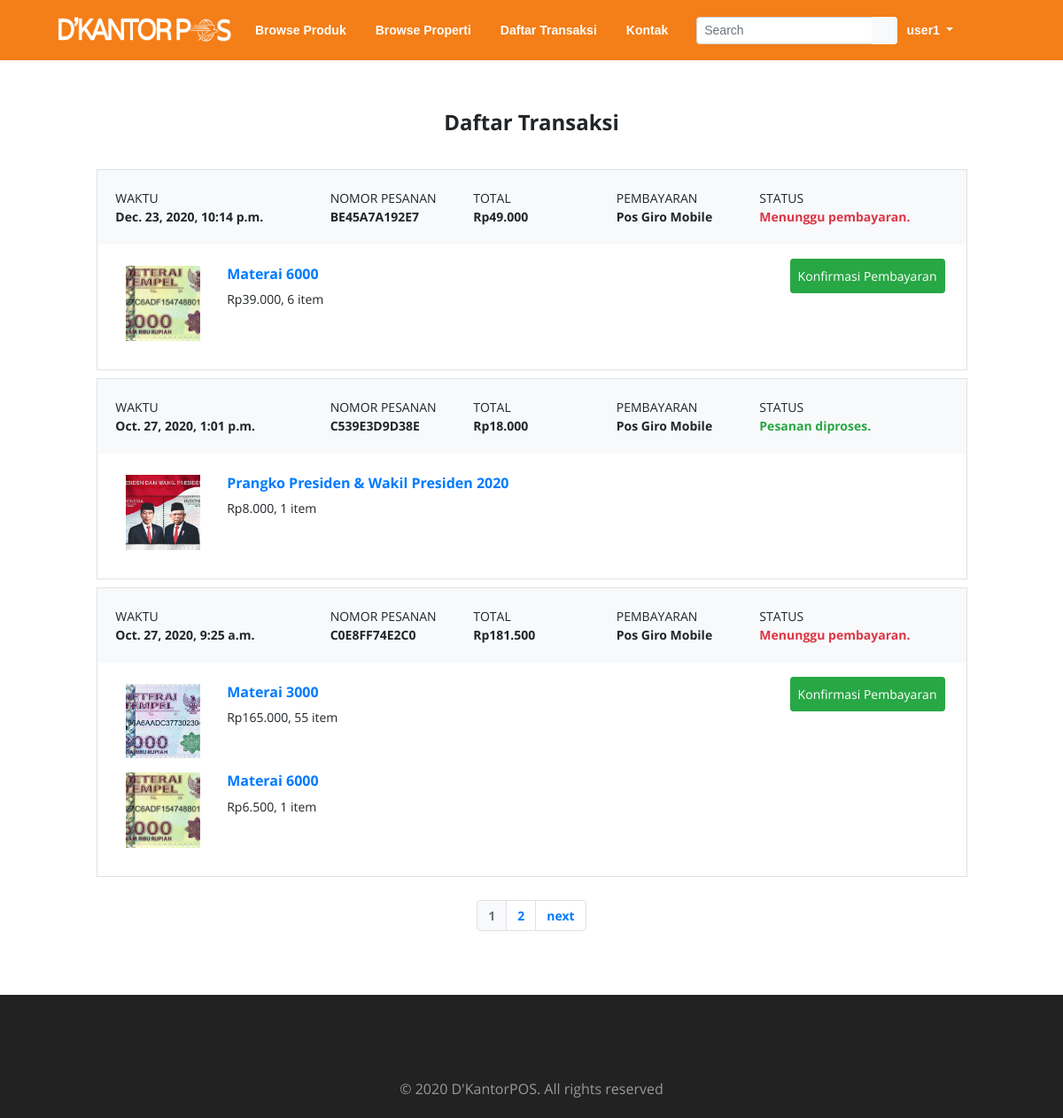
The app's page /daftar-transaksi/ (signed in) with its own data.
### website/models.py (models this page shows, shortened)
class User(AbstractUser):
    id = models.UUIDField(primary_key=True, default=uuid.uuid4, editable=False)
    username = None
    email = CustomEmailField(_('email'), unique=True, max_length=64)
    first_name = models.CharField(_('nama depan'), max_length=64)
    last_name = models.CharField(_('nama belakang'), max_length=64, null=True, blank=True)
    hp = models.CharField(_('hp'), max_length=14)
    password = models.CharField(_('password'), max_length=128)
    created_at = models.DateTimeField(auto_now_add=True)
    keranjang = models.ForeignKey(
        Keranjang,
        default=None,
        on_delete=models.CASCADE,
        null=True
    )
    USERNAME_FIELD = 'email'
    REQUIRED_FIELDS = []
    objects = managers.UserManager()

class Order(models.Model):
    id = models.UUIDField(primary_key=True, default=uuid.uuid4, editable=False)
    kode = models.CharField(max_length=16, unique=True)
    user = models.ForeignKey(
        User,
        on_delete=models.CASCADE
    )
    metode_pembayaran = models.ForeignKey(
        MetodePembayaran,
        on_delete=models.CASCADE
    )
    nama_penerima = models.CharField(max_length=64)
    telepon_penerima = models.CharField(max_length=64)
    alamat_pengiriman = models.CharField(max_length=64)
    subtotal = models.IntegerField()
    ongkos_kirim = models.IntegerField(null=True)
    total = models.IntegerField()
    BELUM_BAYAR = 0
    SUDAH_BAYAR = 1
    SUDAH_VERIFIKASI = 2
    CHOICES = [
        (BELUM_BAYAR, 'Belum dibayar'),
        (SUDAH_BAYAR, 'Sudah dibayar, belum diverfikasi'),
        (SUDAH_VERIFIKASI, 'Sudah diverifikasi'),
    ]
    status_pembayaran = models.IntegerField(
        choices=CHOICES,
        default=BELUM_BAYAR,
    )
    jumlah_item = models.IntegerField(default=0)
    kantorpos = models.ForeignKey(
        Kantorpos,
        on_delete=models.CASCADE
    )
    created_at = models.DateTimeField(auto_now_add=True)
    path_and_rename = PathAndRename("images/bukti_pembayaran")
    help_text = 'Maximum file size allowed is {}MB'.format(IMAGE_SIZE_LIMIT)
    bukti_pembayaran = models.ImageField(upload_to=path_and_rename, null=True, validators=[validate_image], help_text=help_text, )
    uploaded_at = models.DateTimeField(null=True)
    class Meta:
        verbose_name_plural='order'

class MetodePembayaran(models.Model):
    id = models.UUIDField(primary_key=True, default=uuid.uuid4, editable=False)
    nama_metode = models.CharField(max_length=32)
    deskripsi = models.CharField(max_length=128)
    class Meta:
        verbose_name_plural='metode pembayaran'

class DetailOrder(models.Model):
    id = models.UUIDField(primary_key=True, default=uuid.uuid4, editable=False)
    order = models.ForeignKey(
        Order,
        on_delete=models.CASCADE
    )
    produk = models.ForeignKey(
        Produk,
        on_delete=models.CASCADE
    )
    qty = models.IntegerField()
    subtotal = models.IntegerField()
    created_at = models.DateTimeField(auto_now_add=True)

class Produk(models.Model):
    id = models.UUIDField(primary_key=True, default=uuid.uuid4, editable=False)
    is_properti = False
    kategori = models.ForeignKey(
        Kategori,
        on_delete=models.CASCADE
    )
    nama_produk = models.CharField(max_length=64)
    harga = models.IntegerField()
    deskripsi = models.TextField(null=True)
    stok = models.IntegerField()
    path_and_rename = PathAndRename("images/produk")
    help_text = 'Maximum file size allowed is {}MB'.format(IMAGE_SIZE_LIMIT)
    foto = models.ImageField("Foto produk", upload_to=path_and_rename, validators=[validate_image], help_text=help_text)
    created_at = models.DateTimeField(auto_now_add=True)
    updated_at = models.DateTimeField(auto_now=True)
    class Meta:
        verbose_name_plural = 'Produk'

### website/views.py (the view)
# urls.py: path('daftar-transaksi/', views.daftar_transaksi, name='daftar_transaksi'),
@login_required
def daftar_transaksi(request):
     user = request.user
     order_list = models.Order.objects.filter(user=user).order_by('-created_at').all()
     paginator = Paginator(order_list, 3) # Show 3 contacts per page.
     page_number = request.GET.get('page')
     orders = paginator.get_page(page_number)
     for order in orders:
          order.details = models.DetailOrder.objects.filter(order=order).all()
     error = request.session.get('error_upload')
     try:
        del request.session['error_upload']
     except KeyError:
        pass
     data = {
          'orders': orders,
          'form': forms.KonfirmasiPembayaranForm(),
     }
     if error:
          data['error'] = error
     return render(request, 'daftar_transaksi.html', data)

### website/forms.py
class KonfirmasiPembayaranForm(forms.ModelForm):
    class Meta:
        model = models.Order
        fields = ('bukti_pembayaran',)

### website/context_processors.py (called while the page is built)
def kategori(request):
    return {'daftar_kategori': models.Kategori.objects.all()}

### website/templates/daftar_transaksi.html (shortened to what this page needs)
{% extends 'base.html' %}
{% load static %}
{% block css %}
<link href="{% static 'website/css/daftar_transaksi.css' %}" rel="stylesheet">
{% endblock %}
{% block content %}
<div class="container py-5 mt-2 mb-4">
    <div class="row">
        <div class="col text-center">
            <h4>Daftar Transaksi</h4>
        </div>
    </div>
    <div class="row">
        <div class="col-lg-11 col-12 mx-auto" style="font-size:14px">
            <div class="table-responsive px-3">
                <table class="table table-borderless table-sm">
                    <tr>
                        <td scope="col" class="" style="min-width:560px"></td>
                        <td scope="col" style="min-width:190px;">&nbsp;</td>
                    </tr>
                    {% for order in orders %}
                    <tr class="border border-bottom-0 bg-light">
                        <td colspan="2">
                            <div class="row py-3 px-3">
                                <div class="col-lg-3 col-4">
                                    <span>WAKTU</span><br>
                                    <span class="font-weight-bold">{{order.created_at}}</span>
                                </div>
                                <div class="col-lg-2 col-4">
                                    <span>NOMOR PESANAN</span><br>
                                    <span class="font-weight-bold">{{order.kode}}</span>
                                </div>
                                <div class="col-lg-2 col-4">
                                    <span>TOTAL</span><br>
                                    <span class="convert-rupiah font-weight-bold">{{order.total}}</span>
                                </div>
                                <div class="col-lg-2 col-4">
                                    <span>PEMBAYARAN</span><br>
                                    <span class="font-weight-bold">{{order.metode_pembayaran.nama_metode}}</span>
                                </div>
                                <div class="col-lg-3 col-4">
                                    <span>STATUS</span><br>
                                    {% if order.status_pembayaran == 0 %}
                                    <span class="text-danger font-weight-bold">Menunggu pembayaran.</span>
                                    {% elif order.status_pembayaran == 1 %}
                                    <span class="text-orange font-weight-bold">Menunggu konfirmasi Pos Indonesia.</span>
                                    {% elif order.status_pembayaran == 2 %}
                                    <span class="text-success font-weight-bold">Pesanan diproses.</span>
                                    {% endif %}
                                </div>
                            </div>
                        </td>
                    </tr>
                    <tr id="" class="padded-row border border-top-0">
                        <td class="pl-2 pb-4">
                            {% for detail in order.details %}
                            <div class="row px-4 py-2 ">
                                <div class="col-lg-2 col-md-2 col-3">
                                    <div class="img-wrapper">
                                        <a href="{% url 'detail_product' detail.produk.id.hex %}">
                                            <img src="{{ detail.produk.foto.url }}" alt="..." />
                                        </a>
                                    </div>
                                </div>
                                <div class="col">
                                    <a href="{% url 'detail_product' detail.produk.id.hex %}">
                                        <h6 class="nomargin">{{ detail.produk.nama_produk }}</h6>
                                    </a>
                                    <span class="convert-rupiah">{{ detail.subtotal}}</span><span>, {{detail.qty}}
                                        item</span>
                                </div>
                            </div>
                            {% endfor %}
                        </td>
                        <td class="text-right pr-4">
                            {% if order.status_pembayaran == 0 %}
                            <button type="button" class="btn btn-success btn-sm py-2" data-toggle="modal"
                                data-target="#modal-konfirmasi"
                                data-url="{% url 'konfirmasi_pembayaran' order.id.hex %}">
                                Konfirmasi Pembayaran
                            </button>
                            {% endif %}
                        </td>
                    </tr>
                    <tr>
                        <td></td>
                    </tr>
                    {% endfor %}
                </table>
            </div>
        </div>
    </div>
    <div class="row">
        <div class="mx-auto">
            {% include 'includes/pagination.html' with pag_obj=orders %}
        </div>
    </div>
</div>
{% include 'includes/modal_konfirmasi_pembayaran.html' %}
{% endblock %}

### website/templates/base.html (shortened to what this page needs)
{% load static %}
<!DOCTYPE html>
<html>
<head>
    <link href="{% static 'website/bootstrap-4.5.2/css/bootstrap.css' %}" rel="stylesheet" type="text/css"
    media="all" />
    <link href="{% static 'website/css/bootstrap_extra.css' %}" rel="stylesheet" type="text/css" media="all" />
    <link href="{% static 'website/css/style.css' %}" rel="stylesheet" type="text/css" media="all" />
    <link href="{% static 'website/css/font-awesome.css' %}" rel="stylesheet">
    <link href="{% static 'website/css/FONT_raleway.css' %}" rel='stylesheet' type='text/css'>
    <link href="{% static 'website/css/FONT_open_sans.css' %}" rel='stylesheet' type='text/css'>
        {% block css %}{% endblock %}
</head>
<body>
<nav class="navbar navbar-expand-lg navigation-agileits navbar-dark">
    <div class="container-fluid px-5">
        <a class="navbar-brand" href="{% url 'index' %}">
            <img src="{% static 'website/images/dkantorpos.png' %}" alt="" style="width: 200px; height: 40px;">
        </a>
        <div class="collapse navbar-collapse" id="main_nav">
            <ul class="navbar-nav">
                    <li class="nav-item"><a class="nav-link text-white" href="{% url 'browse' 'produk' %}">Browse Produk</a></li>
                    <li class="nav-item"><a class="nav-link text-white" href="{% url 'browse' 'properti' %}">Browse Properti</a></li>
                    {% if user.is_authenticated %}
                        <li class="nav-item"><a class="nav-link text-white" href="{% url 'daftar_transaksi' %}"> Daftar Transaksi</a></li>
                    {% endif %}
                    <li class="nav-item"><a class="nav-link text-white" href="{% url 'contact' %}">Kontak</a></li>
            </ul>
            <form action="{% url 'search' %}" method="GET" class="form-inline ml-4 lg-form my-2 my-lg-0">
                <div class="input-group">
                    <input type="text" class="form-control form-control-sm" placeholder="Search" name="q">
                    <div class="input-group-append">
                        <button class="btn btn-sm btn-light" type="submit"><i class="fa fa-search"></i></button>
                    </div>
                </div>
            </form>
            <ul class="navbar-nav ml-auto align-items-center">
                    {% if user.is_authenticated %}
                    <li class="dropdown nav-item">
                        <a href="#" class="dropdown-toggle nav-link text-white" data-toggle="dropdown">
                            {{ user.first_name }}<b class="caret"></b>
                        </a>
                    </li>
                    {% else %}
                    <li class="nav-item"><a class="nav-link text-white" href="{% url 'register' %}">Registrasi</a></li>
                    <li class="ml-0 nav-item"><a class="nav-link text-white" href="{% url 'login' %}">Masuk</a></li>
                    {% endif %}
                    <li class="nav-item">
                        <a class="nav-link text-white" href="{% url 'keranjang' %}" style="font-size: 24px;">
                            <i class="fa fa-shopping-cart" aria-hidden="true"></i>
                        </a>
                    </li>
            </ul>
        </div>
    </div>
</nav>
<div id="content py-2">
    {% block content %}{% endblock %}
</div>
<div class="footer">
    <div class="footer-copy">
        <div class="container">
            <p>© 2020 D'KantorPOS. All rights reserved</p>
        </div>
    </div>
</div>
<link href="{% static 'website/css/skdslider.css' %}" rel="stylesheet">
</body>
</html>

### website/static/website/css/style.css (style rules this page uses)
* { margin:0; padding:0; }
html, body { font-family: 'Open Sans', sans-serif; background:#ffffff; }
ul li,ol li { font-size:14px; }
h1,h2,h3,h4,h5,h6,a { font-weight:700; }
nav { font-family: 'Raleway', sans-serif; }
ul,label { margin:0; padding:0; }
.navbar { position: relative; min-height: 50px; margin-bottom: 10px; border: 1px solid transparent; }
.navbar-collapse { padding: 0; }
.navigation-agileits { background: #F47E17 ; }
.navbar-nav > li { float: left; margin-left: 17px; }
.navbar-nav > li:nth-child(1) { margin-left: 0px; }
.navbar-collapse { padding: 0; box-shadow: none; }
.navbar { margin-bottom: 0; border: none; }
.footer { padding: 5em 0 2em; background: #2b2a2a; }
.footer-copy p { margin:4em 0 0; text-align:center; color:#999; line-height:1.8em; }
.footer { background-color:#222; color:#eee; padding: 28px 8px 18px; margin-top: 18px; }

### website/static/website/css/daftar_transaksi.css (style rules this page uses)
tr.padded-row > td { padding-top: 16px; padding-bottom: 24px; }
.img-wrapper { position: relative; }
.img-wrapper:after { content: ""; display: block; padding-bottom: 100%; }
.img-wrapper img { position: absolute; top: 0; bottom: 0; left: 0; right: 0; width: 100%; height: 100%; object-fit: cover; object-position: center }

### records on screen
User: first_name "user1"
Order: created_at "Dec. 23, 2020, 10:14 p.m.", kode "BE45A7A192E7", metode_pembayaran.nama_metode "Pos Giro Mobile", status_pembayaran "Menunggu pembayaran."
DetailOrder: produk.foto (picture), produk.nama_produk "Materai 6000", qty "6"
Order: created_at "Oct. 27, 2020, 1:01 p.m.", kode "C539E3D9D38E", metode_pembayaran.nama_metode "Pos Giro Mobile", status_pembayaran "Pesanan diproses."
DetailOrder: produk.foto (picture), produk.nama_produk "Prangko Presiden & Wakil Presiden 2020", qty "1"
Order: created_at "Oct. 27, 2020, 9:25 a.m.", kode "C0E8FF74E2C0", metode_pembayaran.nama_metode "Pos Giro Mobile", status_pembayaran "Menunggu pembayaran."
DetailOrder: produk.foto (picture), produk.nama_produk "Materai 3000", qty "55"
DetailOrder: produk.foto (picture), produk.nama_produk "Materai 6000", qty "1"

### other values on screen
{{ i }} "1"
{{ i }} "2"
